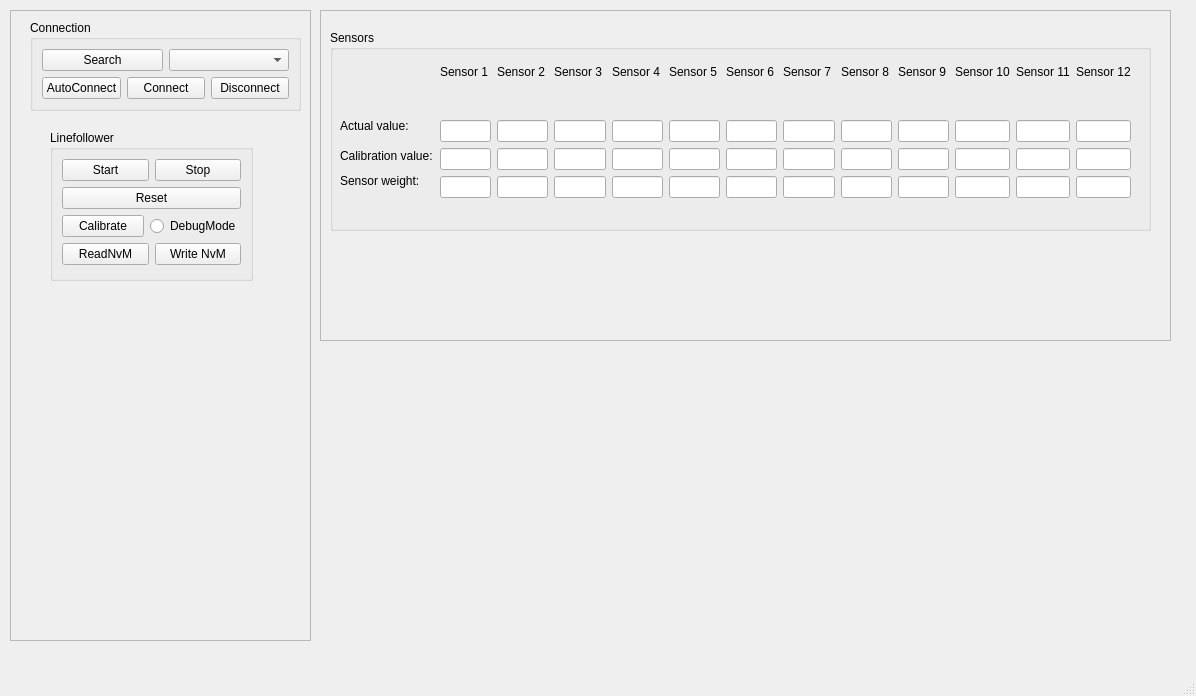
<?xml version="1.0" encoding="UTF-8"?>
<ui version="4.0">
 <class>MainWindow</class>
 <widget class="QMainWindow" name="MainWindow">
  <property name="geometry">
   <rect>
    <x>0</x>
    <y>0</y>
    <width>1196</width>
    <height>696</height>
   </rect>
  </property>
  <property name="windowTitle">
   <string>MainWindow</string>
  </property>
  <widget class="QWidget" name="centralwidget">
   <widget class="QFrame" name="frame_2">
    <property name="geometry">
     <rect>
      <x>10</x>
      <y>10</y>
      <width>301</width>
      <height>631</height>
     </rect>
    </property>
    <property name="frameShape">
     <enum>QFrame::Shape::StyledPanel</enum>
    </property>
    <property name="frameShadow">
     <enum>QFrame::Shadow::Raised</enum>
    </property>
    <widget class="QGroupBox" name="groupBox">
     <property name="geometry">
      <rect>
       <x>20</x>
       <y>10</y>
       <width>271</width>
       <height>91</height>
      </rect>
     </property>
     <property name="title">
      <string>Connection</string>
     </property>
     <layout class="QVBoxLayout" name="verticalLayout">
      <item>
       <layout class="QGridLayout" name="gridLayout">
        <item row="1" column="0" colspan="2">
         <layout class="QHBoxLayout" name="horizontalLayout">
          <item>
           <widget class="QPushButton" name="pushButtonAutoConnect">
            <property name="text">
             <string>AutoConnect</string>
            </property>
           </widget>
          </item>
          <item>
           <widget class="QPushButton" name="pushButtonConnect">
            <property name="text">
             <string>Connect</string>
            </property>
           </widget>
          </item>
          <item>
           <widget class="QPushButton" name="pushButtonDisconnect">
            <property name="text">
             <string>Disconnect</string>
            </property>
           </widget>
          </item>
         </layout>
        </item>
        <item row="0" column="0">
         <widget class="QPushButton" name="pushButtonSearch">
          <property name="text">
           <string>Search</string>
          </property>
         </widget>
        </item>
        <item row="0" column="1">
         <widget class="QComboBox" name="comboBoxDevices"/>
        </item>
       </layout>
      </item>
     </layout>
    </widget>
    <widget class="QGroupBox" name="groupBox_2">
     <property name="geometry">
      <rect>
       <x>40</x>
       <y>120</y>
       <width>203</width>
       <height>151</height>
      </rect>
     </property>
     <property name="title">
      <string>Linefollower</string>
     </property>
     <layout class="QVBoxLayout" name="verticalLayout_2">
      <item>
       <layout class="QHBoxLayout" name="horizontalLayout_2">
        <item>
         <widget class="QPushButton" name="pushButtonStart">
          <property name="text">
           <string>Start</string>
          </property>
         </widget>
        </item>
        <item>
         <widget class="QPushButton" name="pushButtonStop">
          <property name="text">
           <string>Stop</string>
          </property>
         </widget>
        </item>
       </layout>
      </item>
      <item>
       <widget class="QPushButton" name="pushButtonReset">
        <property name="text">
         <string>Reset</string>
        </property>
       </widget>
      </item>
      <item>
       <layout class="QHBoxLayout" name="horizontalLayout_3">
        <item>
         <widget class="QPushButton" name="pushButtonCalibrate">
          <property name="text">
           <string>Calibrate</string>
          </property>
         </widget>
        </item>
        <item>
         <widget class="QRadioButton" name="radioButtonDebugMode">
          <property name="text">
           <string>DebugMode</string>
          </property>
         </widget>
        </item>
       </layout>
      </item>
      <item>
       <layout class="QHBoxLayout" name="horizontalLayout_4">
        <item>
         <widget class="QPushButton" name="pushButtonReadNvm">
          <property name="text">
           <string>ReadNvM</string>
          </property>
         </widget>
        </item>
        <item>
         <widget class="QPushButton" name="pushButtonWriteNvm">
          <property name="text">
           <string>Write NvM</string>
          </property>
         </widget>
        </item>
       </layout>
      </item>
     </layout>
    </widget>
   </widget>
   <widget class="QFrame" name="frame_3">
    <property name="geometry">
     <rect>
      <x>320</x>
      <y>10</y>
      <width>851</width>
      <height>331</height>
     </rect>
    </property>
    <property name="frameShape">
     <enum>QFrame::Shape::StyledPanel</enum>
    </property>
    <property name="frameShadow">
     <enum>QFrame::Shadow::Raised</enum>
    </property>
    <widget class="QGroupBox" name="groupBox_5">
     <property name="geometry">
      <rect>
       <x>10</x>
       <y>20</y>
       <width>821</width>
       <height>201</height>
      </rect>
     </property>
     <property name="title">
      <string>Sensors</string>
     </property>
     <widget class="QLabel" name="label">
      <property name="geometry">
       <rect>
        <x>10</x>
        <y>80</y>
        <width>91</width>
        <height>31</height>
       </rect>
      </property>
      <property name="text">
       <string>Actual value:</string>
      </property>
     </widget>
     <widget class="QLabel" name="label_2">
      <property name="geometry">
       <rect>
        <x>10</x>
        <y>110</y>
        <width>101</width>
        <height>31</height>
       </rect>
      </property>
      <property name="text">
       <string>Calibration value:</string>
      </property>
     </widget>
     <widget class="QLabel" name="label_3">
      <property name="geometry">
       <rect>
        <x>10</x>
        <y>135</y>
        <width>101</width>
        <height>31</height>
       </rect>
      </property>
      <property name="text">
       <string>Sensor weight:</string>
      </property>
     </widget>
     <widget class="QWidget" name="layoutWidget">
      <property name="geometry">
       <rect>
        <x>110</x>
        <y>30</y>
        <width>691</width>
        <height>138</height>
       </rect>
      </property>
      <layout class="QHBoxLayout" name="horizontalLayout_22">
       <item>
        <layout class="QVBoxLayout" name="verticalLayout_5">
         <item>
          <widget class="QLabel" name="label_4">
           <property name="text">
            <string>Sensor 1</string>
           </property>
          </widget>
         </item>
         <item>
          <layout class="QHBoxLayout" name="horizontalLayout_9">
           <item>
            <spacer name="horizontalSpacer">
             <property name="orientation">
              <enum>Qt::Orientation::Horizontal</enum>
             </property>
             <property name="sizeHint" stdset="0">
              <size>
               <width>40</width>
               <height>20</height>
              </size>
             </property>
            </spacer>
           </item>
           <item>
            <widget class="QLedIndicator" name="sensorLed1" native="true">
             <property name="maximumSize">
              <size>
               <width>33</width>
               <height>16777215</height>
              </size>
             </property>
            </widget>
           </item>
           <item>
            <spacer name="horizontalSpacer_2">
             <property name="orientation">
              <enum>Qt::Orientation::Horizontal</enum>
             </property>
             <property name="sizeHint" stdset="0">
              <size>
               <width>40</width>
               <height>20</height>
              </size>
             </property>
            </spacer>
           </item>
          </layout>
         </item>
         <item>
          <widget class="QLineEdit" name="lineEditSensorValue1"/>
         </item>
         <item>
          <widget class="QLineEdit" name="lineEditSensorCalib1"/>
         </item>
         <item>
          <widget class="QLineEdit" name="lineEditSensorWeight1"/>
         </item>
        </layout>
       </item>
       <item>
        <layout class="QVBoxLayout" name="verticalLayout_7">
         <item>
          <widget class="QLabel" name="label_5">
           <property name="text">
            <string>Sensor 2</string>
           </property>
          </widget>
         </item>
         <item>
          <layout class="QHBoxLayout" name="horizontalLayout_11">
           <item>
            <spacer name="horizontalSpacer_5">
             <property name="orientation">
              <enum>Qt::Orientation::Horizontal</enum>
             </property>
             <property name="sizeHint" stdset="0">
              <size>
               <width>40</width>
               <height>20</height>
              </size>
             </property>
            </spacer>
           </item>
           <item>
            <widget class="QLedIndicator" name="sensorLed2" native="true">
             <property name="maximumSize">
              <size>
               <width>33</width>
               <height>16777215</height>
              </size>
             </property>
            </widget>
           </item>
           <item>
            <spacer name="horizontalSpacer_6">
             <property name="orientation">
              <enum>Qt::Orientation::Horizontal</enum>
             </property>
             <property name="sizeHint" stdset="0">
              <size>
               <width>40</width>
               <height>20</height>
              </size>
             </property>
            </spacer>
           </item>
          </layout>
         </item>
         <item>
          <widget class="QLineEdit" name="lineEditSensorValue2"/>
         </item>
         <item>
          <widget class="QLineEdit" name="lineEditSensorCalib2"/>
         </item>
         <item>
          <widget class="QLineEdit" name="lineEditSensorWeight2"/>
         </item>
        </layout>
       </item>
       <item>
        <layout class="QVBoxLayout" name="verticalLayout_8">
         <item>
          <widget class="QLabel" name="label_6">
           <property name="text">
            <string>Sensor 3</string>
           </property>
          </widget>
         </item>
         <item>
          <layout class="QHBoxLayout" name="horizontalLayout_12">
           <item>
            <spacer name="horizontalSpacer_7">
             <property name="orientation">
              <enum>Qt::Orientation::Horizontal</enum>
             </property>
             <property name="sizeHint" stdset="0">
              <size>
               <width>40</width>
               <height>20</height>
              </size>
             </property>
            </spacer>
           </item>
           <item>
            <widget class="QLedIndicator" name="sensorLed3" native="true">
             <property name="maximumSize">
              <size>
               <width>33</width>
               <height>16777215</height>
              </size>
             </property>
            </widget>
           </item>
           <item>
            <spacer name="horizontalSpacer_8">
             <property name="orientation">
              <enum>Qt::Orientation::Horizontal</enum>
             </property>
             <property name="sizeHint" stdset="0">
              <size>
               <width>40</width>
               <height>20</height>
              </size>
             </property>
            </spacer>
           </item>
          </layout>
         </item>
         <item>
          <widget class="QLineEdit" name="lineEditSensorValue3"/>
         </item>
         <item>
          <widget class="QLineEdit" name="lineEditSensorCalib3"/>
         </item>
         <item>
          <widget class="QLineEdit" name="lineEditSensorWeight3"/>
         </item>
        </layout>
       </item>
       <item>
        <layout class="QVBoxLayout" name="verticalLayout_9">
         <item>
          <widget class="QLabel" name="label_10">
           <property name="text">
            <string>Sensor 4</string>
           </property>
          </widget>
         </item>
         <item>
          <layout class="QHBoxLayout" name="horizontalLayout_13">
           <item>
            <spacer name="horizontalSpacer_9">
             <property name="orientation">
              <enum>Qt::Orientation::Horizontal</enum>
             </property>
             <property name="sizeHint" stdset="0">
              <size>
               <width>40</width>
               <height>20</height>
              </size>
             </property>
            </spacer>
           </item>
           <item>
            <widget class="QLedIndicator" name="sensorLed4" native="true">
             <property name="maximumSize">
              <size>
               <width>33</width>
               <height>16777215</height>
              </size>
             </property>
            </widget>
           </item>
           <item>
            <spacer name="horizontalSpacer_10">
             <property name="orientation">
              <enum>Qt::Orientation::Horizontal</enum>
             </property>
             <property name="sizeHint" stdset="0">
              <size>
               <width>40</width>
               <height>20</height>
              </size>
             </property>
            </spacer>
           </item>
          </layout>
         </item>
         <item>
          <widget class="QLineEdit" name="lineEditSensorValue4"/>
         </item>
         <item>
          <widget class="QLineEdit" name="lineEditSensorCalib4"/>
         </item>
         <item>
          <widget class="QLineEdit" name="lineEditSensorWeight4"/>
         </item>
        </layout>
       </item>
       <item>
        <layout class="QVBoxLayout" name="verticalLayout_12">
         <item>
          <widget class="QLabel" name="label_7">
           <property name="text">
            <string>Sensor 5</string>
           </property>
          </widget>
         </item>
         <item>
          <layout class="QHBoxLayout" name="horizontalLayout_16">
           <item>
            <spacer name="horizontalSpacer_15">
             <property name="orientation">
              <enum>Qt::Orientation::Horizontal</enum>
             </property>
             <property name="sizeHint" stdset="0">
              <size>
               <width>40</width>
               <height>20</height>
              </size>
             </property>
            </spacer>
           </item>
           <item>
            <widget class="QLedIndicator" name="sensorLed5" native="true">
             <property name="maximumSize">
              <size>
               <width>33</width>
               <height>16777215</height>
              </size>
             </property>
            </widget>
           </item>
           <item>
            <spacer name="horizontalSpacer_16">
             <property name="orientation">
              <enum>Qt::Orientation::Horizontal</enum>
             </property>
             <property name="sizeHint" stdset="0">
              <size>
               <width>40</width>
               <height>20</height>
              </size>
             </property>
            </spacer>
           </item>
          </layout>
         </item>
         <item>
          <widget class="QLineEdit" name="lineEditSensorValue5"/>
         </item>
         <item>
          <widget class="QLineEdit" name="lineEditSensorCalib5"/>
         </item>
         <item>
          <widget class="QLineEdit" name="lineEditSensorWeight5"/>
         </item>
        </layout>
       </item>
       <item>
        <layout class="QVBoxLayout" name="verticalLayout_10">
         <item>
          <widget class="QLabel" name="label_8">
           <property name="text">
            <string>Sensor 6</string>
           </property>
          </widget>
         </item>
         <item>
          <layout class="QHBoxLayout" name="horizontalLayout_14">
           <item>
            <spacer name="horizontalSpacer_11">
             <property name="orientation">
              <enum>Qt::Orientation::Horizontal</enum>
             </property>
             <property name="sizeHint" stdset="0">
              <size>
               <width>40</width>
               <height>20</height>
              </size>
             </property>
            </spacer>
           </item>
           <item>
            <widget class="QLedIndicator" name="sensorLed6" native="true">
             <property name="maximumSize">
              <size>
               <width>33</width>
               <height>16777215</height>
              </size>
             </property>
            </widget>
           </item>
           <item>
            <spacer name="horizontalSpacer_12">
             <property name="orientation">
              <enum>Qt::Orientation::Horizontal</enum>
             </property>
             <property name="sizeHint" stdset="0">
              <size>
               <width>40</width>
               <height>20</height>
              </size>
             </property>
            </spacer>
           </item>
          </layout>
         </item>
         <item>
          <widget class="QLineEdit" name="lineEditSensorValue6"/>
         </item>
         <item>
          <widget class="QLineEdit" name="lineEditSensorCalib6"/>
         </item>
         <item>
          <widget class="QLineEdit" name="lineEditSensorWeight6"/>
         </item>
        </layout>
       </item>
       <item>
        <layout class="QVBoxLayout" name="verticalLayout_11">
         <item>
          <widget class="QLabel" name="label_9">
           <property name="text">
            <string>Sensor 7</string>
           </property>
          </widget>
         </item>
         <item>
          <layout class="QHBoxLayout" name="horizontalLayout_15">
           <item>
            <spacer name="horizontalSpacer_13">
             <property name="orientation">
              <enum>Qt::Orientation::Horizontal</enum>
             </property>
             <property name="sizeHint" stdset="0">
              <size>
               <width>40</width>
               <height>20</height>
              </size>
             </property>
            </spacer>
           </item>
           <item>
            <widget class="QLedIndicator" name="sensorLed7" native="true">
             <property name="maximumSize">
              <size>
               <width>33</width>
               <height>16777215</height>
              </size>
             </property>
            </widget>
           </item>
           <item>
            <spacer name="horizontalSpacer_14">
             <property name="orientation">
              <enum>Qt::Orientation::Horizontal</enum>
             </property>
             <property name="sizeHint" stdset="0">
              <size>
               <width>40</width>
               <height>20</height>
              </size>
             </property>
            </spacer>
           </item>
          </layout>
         </item>
         <item>
          <widget class="QLineEdit" name="lineEditSensorValue7"/>
         </item>
         <item>
          <widget class="QLineEdit" name="lineEditSensorCalib7"/>
         </item>
         <item>
          <widget class="QLineEdit" name="lineEditSensorWeight7"/>
         </item>
        </layout>
       </item>
       <item>
        <layout class="QVBoxLayout" name="verticalLayout_13">
         <item>
          <widget class="QLabel" name="label_11">
           <property name="text">
            <string>Sensor 8</string>
           </property>
          </widget>
         </item>
         <item>
          <layout class="QHBoxLayout" name="horizontalLayout_17">
           <item>
            <spacer name="horizontalSpacer_17">
             <property name="orientation">
              <enum>Qt::Orientation::Horizontal</enum>
             </property>
             <property name="sizeHint" stdset="0">
              <size>
               <width>40</width>
               <height>20</height>
              </size>
             </property>
            </spacer>
           </item>
           <item>
            <widget class="QLedIndicator" name="sensorLed8" native="true">
             <property name="maximumSize">
              <size>
               <width>33</width>
               <height>16777215</height>
              </size>
             </property>
            </widget>
           </item>
           <item>
            <spacer name="horizontalSpacer_18">
             <property name="orientation">
              <enum>Qt::Orientation::Horizontal</enum>
             </property>
             <property name="sizeHint" stdset="0">
              <size>
               <width>40</width>
               <height>20</height>
              </size>
             </property>
            </spacer>
           </item>
          </layout>
         </item>
         <item>
          <widget class="QLineEdit" name="lineEditSensorValue8"/>
         </item>
         <item>
          <widget class="QLineEdit" name="lineEditSensorCalib8"/>
         </item>
         <item>
          <widget class="QLineEdit" name="lineEditSensorWeight8"/>
         </item>
        </layout>
       </item>
       <item>
        <layout class="QVBoxLayout" name="verticalLayout_16">
         <item>
          <widget class="QLabel" name="label_12">
           <property name="text">
            <string>Sensor 9</string>
           </property>
          </widget>
         </item>
         <item>
          <layout class="QHBoxLayout" name="horizontalLayout_20">
           <item>
            <spacer name="horizontalSpacer_23">
             <property name="orientation">
              <enum>Qt::Orientation::Horizontal</enum>
             </property>
             <property name="sizeHint" stdset="0">
              <size>
               <width>40</width>
               <height>20</height>
              </size>
             </property>
            </spacer>
           </item>
           <item>
            <widget class="QLedIndicator" name="sensorLed9" native="true">
             <property name="maximumSize">
              <size>
               <width>33</width>
               <height>16777215</height>
              </size>
             </property>
            </widget>
           </item>
           <item>
            <spacer name="horizontalSpacer_24">
             <property name="orientation">
              <enum>Qt::Orientation::Horizontal</enum>
             </property>
             <property name="sizeHint" stdset="0">
              <size>
               <width>40</width>
               <height>20</height>
              </size>
             </property>
            </spacer>
           </item>
          </layout>
         </item>
         <item>
          <widget class="QLineEdit" name="lineEditSensorValue9"/>
         </item>
         <item>
          <widget class="QLineEdit" name="lineEditSensorCalib9"/>
         </item>
         <item>
          <widget class="QLineEdit" name="lineEditSensorWeight9"/>
         </item>
        </layout>
       </item>
       <item>
        <layout class="QVBoxLayout" name="verticalLayout_14">
         <item>
          <widget class="QLabel" name="label_13">
           <property name="text">
            <string>Sensor 10</string>
           </property>
          </widget>
         </item>
         <item>
          <layout class="QHBoxLayout" name="horizontalLayout_18">
           <item>
            <spacer name="horizontalSpacer_19">
             <property name="orientation">
              <enum>Qt::Orientation::Horizontal</enum>
             </property>
             <property name="sizeHint" stdset="0">
              <size>
               <width>40</width>
               <height>20</height>
              </size>
             </property>
            </spacer>
           </item>
           <item>
            <widget class="QLedIndicator" name="sensorLed10" native="true">
             <property name="maximumSize">
              <size>
               <width>33</width>
               <height>16777215</height>
              </size>
             </property>
            </widget>
           </item>
           <item>
            <spacer name="horizontalSpacer_20">
             <property name="orientation">
              <enum>Qt::Orientation::Horizontal</enum>
             </property>
             <property name="sizeHint" stdset="0">
              <size>
               <width>40</width>
               <height>20</height>
              </size>
             </property>
            </spacer>
           </item>
          </layout>
         </item>
         <item>
          <widget class="QLineEdit" name="lineEditSensorValue10"/>
         </item>
         <item>
          <widget class="QLineEdit" name="lineEditSensorCalib10"/>
         </item>
         <item>
          <widget class="QLineEdit" name="lineEditSensorWeight10"/>
         </item>
        </layout>
       </item>
       <item>
        <layout class="QVBoxLayout" name="verticalLayout_15">
         <item>
          <widget class="QLabel" name="label_14">
           <property name="text">
            <string>Sensor 11</string>
           </property>
          </widget>
         </item>
         <item>
          <layout class="QHBoxLayout" name="horizontalLayout_19">
           <item>
            <spacer name="horizontalSpacer_21">
             <property name="orientation">
              <enum>Qt::Orientation::Horizontal</enum>
             </property>
             <property name="sizeHint" stdset="0">
              <size>
               <width>40</width>
               <height>20</height>
              </size>
             </property>
            </spacer>
           </item>
           <item>
            <widget class="QLedIndicator" name="sensorLed11" native="true">
             <property name="maximumSize">
              <size>
               <width>33</width>
               <height>16777215</height>
              </size>
             </property>
            </widget>
           </item>
           <item>
            <spacer name="horizontalSpacer_22">
             <property name="orientation">
              <enum>Qt::Orientation::Horizontal</enum>
             </property>
             <property name="sizeHint" stdset="0">
              <size>
               <width>40</width>
               <height>20</height>
              </size>
             </property>
            </spacer>
           </item>
          </layout>
         </item>
         <item>
          <widget class="QLineEdit" name="lineEditSensorValue11"/>
         </item>
         <item>
          <widget class="QLineEdit" name="lineEditSensorCalib11"/>
         </item>
         <item>
          <widget class="QLineEdit" name="lineEditSensorWeight11"/>
         </item>
        </layout>
       </item>
       <item>
        <layout class="QVBoxLayout" name="verticalLayout_17">
         <item>
          <widget class="QLabel" name="label_15">
           <property name="text">
            <string>Sensor 12</string>
           </property>
          </widget>
         </item>
         <item>
          <layout class="QHBoxLayout" name="horizontalLayout_21">
           <item>
            <spacer name="horizontalSpacer_25">
             <property name="orientation">
              <enum>Qt::Orientation::Horizontal</enum>
             </property>
             <property name="sizeHint" stdset="0">
              <size>
               <width>40</width>
               <height>20</height>
              </size>
             </property>
            </spacer>
           </item>
           <item>
            <widget class="QLedIndicator" name="sensorLed12" native="true">
             <property name="maximumSize">
              <size>
               <width>33</width>
               <height>16777215</height>
              </size>
             </property>
            </widget>
           </item>
           <item>
            <spacer name="horizontalSpacer_26">
             <property name="orientation">
              <enum>Qt::Orientation::Horizontal</enum>
             </property>
             <property name="sizeHint" stdset="0">
              <size>
               <width>40</width>
               <height>20</height>
              </size>
             </property>
            </spacer>
           </item>
          </layout>
         </item>
         <item>
          <widget class="QLineEdit" name="lineEditSensorValue12"/>
         </item>
         <item>
          <widget class="QLineEdit" name="lineEditSensorCalib12"/>
         </item>
         <item>
          <widget class="QLineEdit" name="lineEditSensorWeight12"/>
         </item>
        </layout>
       </item>
      </layout>
     </widget>
    </widget>
   </widget>
  </widget>
  <widget class="QMenuBar" name="menubar">
   <property name="geometry">
    <rect>
     <x>0</x>
     <y>0</y>
     <width>1196</width>
     <height>21</height>
    </rect>
   </property>
  </widget>
  <widget class="QStatusBar" name="statusbar"/>
 </widget>
 <customwidgets>
  <customwidget>
   <class>QLedIndicator</class>
   <extends>QWidget</extends>
   <header>qledindicator.h</header>
   <container>1</container>
  </customwidget>
 </customwidgets>
 <resources/>
 <connections/>
</ui>
